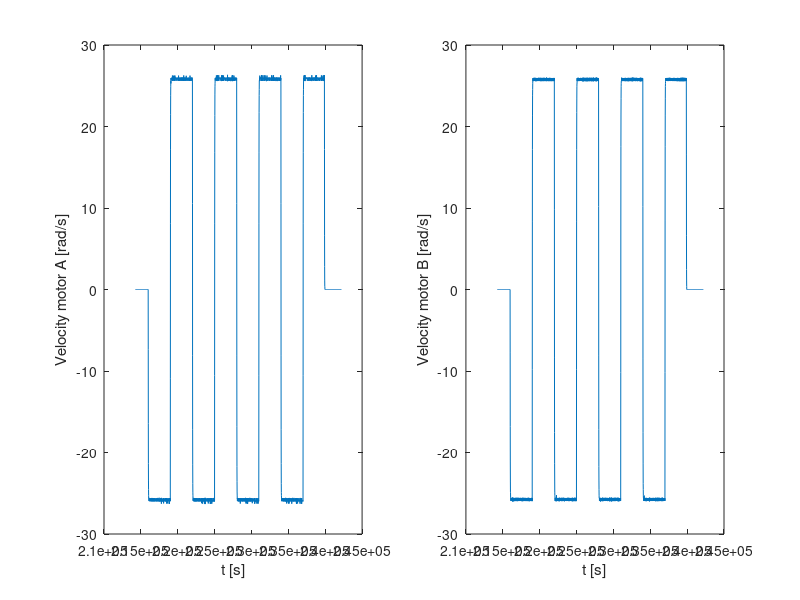

Here is the MATLAB script that generated this plot: (Note: this script raises an error after producing the figure.)
% csvfile = 'recording3.csv';
% labels = strsplit(fileread(csvfile), '\n'); % Split file in lines
% labels = strsplit(labels{:, 2}, ', '); % Split and fetch the labels (they are in line 2 of every record)
% data = dlmread(csvfile, ',', 2, 0); % Data follows the labels

% save data

load data.mat

time = data(:,1);
va  = data(:, 5);
vb = data(:, 6);
inputVoltage = data(:, 2);

% motor velocity plots
figure
subplot(121)
plot(time, va)
ylabel('Velocity motor A [rad/s]')
xlabel('t [s]')

subplot(122)
plot(time, vb)
ylabel('Velocity motor B [rad/s]')
xlabel('t [s]')

sgtitle('Motor velocity')
print -depsc motor_velocity.eps

% motor voltage plot
figure
plot(time, inputVoltage);
ylabel('Input voltage [V]')
xlabel('t [s]')
sgtitle('Input voltage')
print -depsc input_voltage.eps






